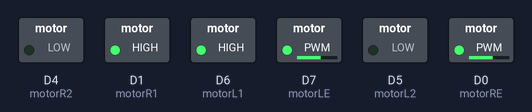
Recording of a sketch running on a simulated ESP8266 (NodeMCU). Shown: switched loads named in the sketch (green lamp = pin HIGH).

Above: at 0.05 s.
At 9.5 s:
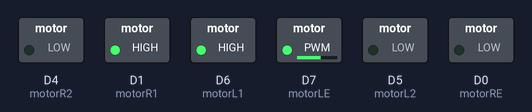
At 20.0 s:
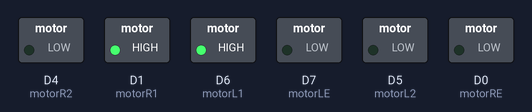
Timing chart, 0 to 23.9 s (numbered marks = the images above):
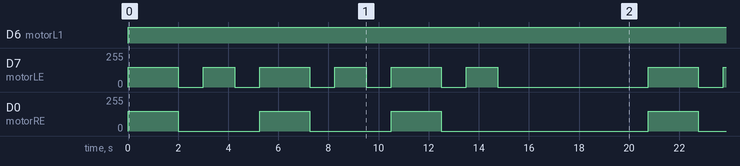

Measured:
- by itself, D6 (motorL1): LOW → HIGH at 0.00 s
- by itself, D0 (motorRE): repeats every 20.8 s: 2 × (0/255 3.3 s, 150/255 2.0 s), 0/255 8.3 s, 150/255 2.0 s
- by itself, D7 (motorLE): repeats every 20.8 s: 0/255 1.0 s, 150/255 1.3 s, 0/255 1.0 s, 150/255 2.0 s, 0/255 1.0 s, 150/255 1.3 s, 0/255 1.0 s, 150/255 2.0 s, 0/255 1.0 s, 150/255 1.3 s, 0/255 6.0 s, 150/255 2.0 s

The sketch:

DENEYAP_L8_1_3_ARABA_UCGEN.ino
```cpp
#include <analogWrite.h>

#define motorR1 D1
#define motorR2 D4
#define motorRE D0
#define motorL1 D6
#define motorL2 D5
#define motorLE D7
int hiz = 150;


void setup() {
  pinMode(motorR1, OUTPUT);
  pinMode(motorR2, OUTPUT);
  pinMode(motorL1, OUTPUT);
  pinMode(motorL2, OUTPUT);
  Serial.begin(115200);
}

void loop() {
  for(int i=0; i<3;i++){
	ileri();
	delay(2000);
	dur();
	delay(1000);

	sag();
	delay(1250);
	dur();
	delay(1000);
  }

  dur();
  delay(5000);
}

void ileri (){
  digitalWrite(motorR1, HIGH);
  digitalWrite(motorR2, LOW);
  analogWrite(motorRE, hiz);
  digitalWrite(motorL1, HIGH);
  digitalWrite(motorL2, LOW);
  analogWrite(motorLE, hiz);
}

void sag (){
  digitalWrite(motorR1, HIGH);
  digitalWrite(motorR2, LOW);
  analogWrite(motorRE, 0);
  digitalWrite(motorL1, HIGH);
  digitalWrite(motorL2, LOW);
  analogWrite(motorLE, hiz);
}

void sol (){
  digitalWrite(motorR1, HIGH);
  digitalWrite(motorR2, LOW);
  analogWrite(motorRE, hiz);
  digitalWrite(motorL1, HIGH);
  digitalWrite(motorL2, LOW);
  analogWrite(motorLE, 0);
}

void dur (){
  digitalWrite(motorR1, HIGH);
  digitalWrite(motorR2, LOW);
  analogWrite(motorRE, 0);
  digitalWrite(motorL1, HIGH);
  digitalWrite(motorL2, LOW);
  analogWrite(motorLE, 0);
}

void geri (){
  digitalWrite(motorR1, LOW);
  digitalWrite(motorR2, HIGH);
  analogWrite(motorRE, hiz);
  digitalWrite(motorL1, LOW);
  digitalWrite(motorL2, HIGH);
  analogWrite(motorLE, hiz);
}
```
